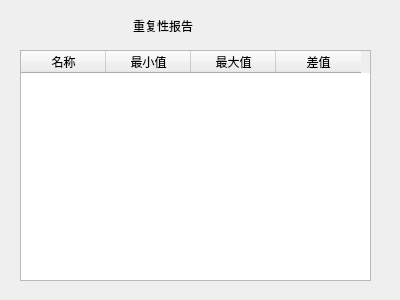
<?xml version="1.0" encoding="UTF-8"?>
<ui version="4.0">
 <class>repeatabilityDialog</class>
 <widget class="QDialog" name="repeatabilityDialog">
  <property name="geometry">
   <rect>
    <x>0</x>
    <y>0</y>
    <width>400</width>
    <height>300</height>
   </rect>
  </property>
  <property name="windowTitle">
   <string>Dialog</string>
  </property>
  <widget class="QLabel" name="label">
   <property name="geometry">
    <rect>
     <x>133</x>
     <y>10</y>
     <width>131</width>
     <height>31</height>
    </rect>
   </property>
   <property name="styleSheet">
    <string notr="true">font: 14pt &quot;微软雅黑&quot;;</string>
   </property>
   <property name="text">
    <string>重复性报告</string>
   </property>
  </widget>
  <widget class="QTableWidget" name="tableWidget">
   <property name="geometry">
    <rect>
     <x>20</x>
     <y>50</y>
     <width>351</width>
     <height>231</height>
    </rect>
   </property>
   <attribute name="horizontalHeaderDefaultSectionSize">
    <number>85</number>
   </attribute>
   <attribute name="horizontalHeaderMinimumSectionSize">
    <number>21</number>
   </attribute>
   <column>
    <property name="text">
     <string>名称</string>
    </property>
   </column>
   <column>
    <property name="text">
     <string>最小值</string>
    </property>
   </column>
   <column>
    <property name="text">
     <string>最大值</string>
    </property>
   </column>
   <column>
    <property name="text">
     <string>差值</string>
    </property>
   </column>
  </widget>
 </widget>
 <resources/>
 <connections/>
</ui>
